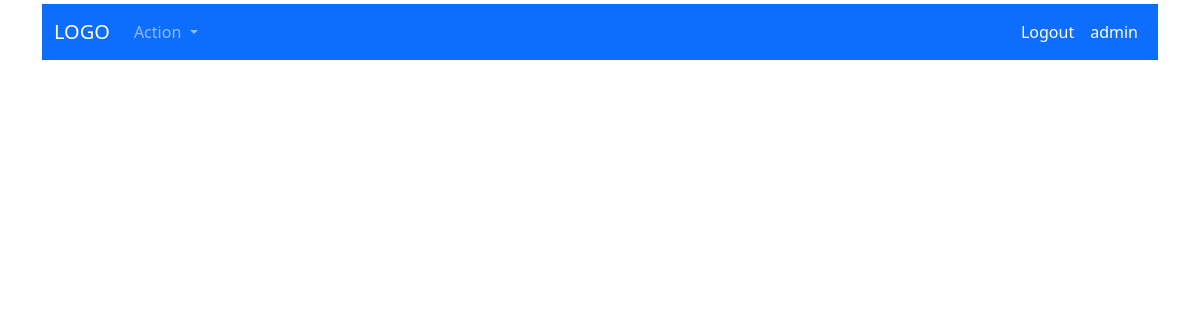
Page /payments/ (signed in) on the earlier database version.
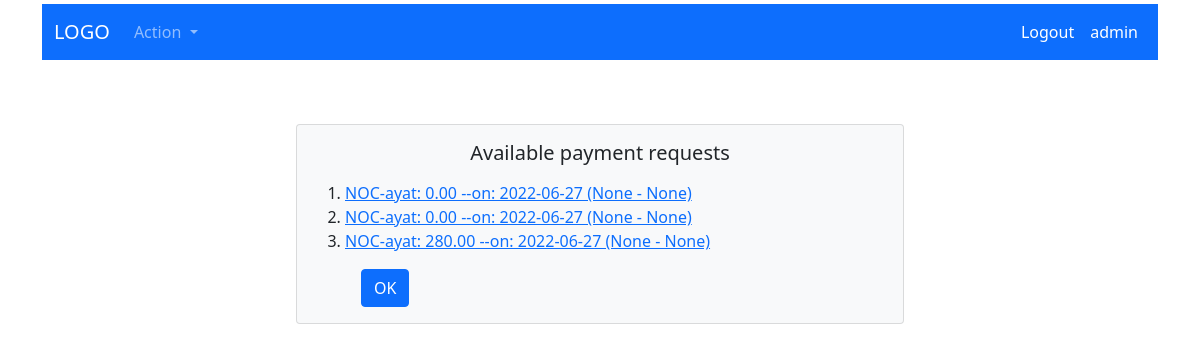
Same page on the later database version.
### offer/models.py (models this page shows, shortened)
class Audited(models.Model):
    user = models.ForeignKey(User, on_delete=models.DO_NOTHING)
    gasstation = models.ForeignKey(Gasstation, on_delete=models.DO_NOTHING)
    compensated_benzen = models.IntegerField()
    money_for_benzene = models.DecimalField(max_digits=12, decimal_places=2)
    compensated_petrol = models.IntegerField(default=0)
    money_for_petrol = models.DecimalField(max_digits=12, decimal_places=2)
    total_compensated_fuel = models.IntegerField(default=0)
    total_money_compansated = models.DecimalField(default=0, max_digits=12, decimal_places=2)
    date = models.DateField(default=timezone.now)
    audit_date_from = models.DateField(null=True, blank=True)
    audit_date_to = models.DateField(null=True, blank=True)
    compansating_agent = models.ForeignKey(User,null=True, blank=True, on_delete=models.DO_NOTHING, related_name='auditor') #Auditor
    compensated_date = models.DateField( null=True, blank=True)
    money_reciever = models.TextField(null=True, blank=True, max_length=250)
    def __str__(self):
        return self.gasstation.name + ": " + str(self.total_money_compansated) + " --on: " + str(self.date) + "     ("+str(self.audit_date_from) + " - " + str(self.audit_date_to) +")"

class Gasstation(models.Model):
    name = models.CharField(max_length=120)
    location = models.CharField(max_length=120)
    identifier = models.CharField(max_length=120)

### offer/views.py (the view)
# urls.py: path('payments/', paymentRequests, name='payments'),
def paymentRequests(request):
    result = Audited.objects.filter(compansating_agent__isnull = True)
    return render(request, 'payments.html', {'result':result})

### offer/templates/payments.html (shortened to what this page needs)
{% extends 'base.html' %}
    {% block content %}
        <br>
    {% if result %}
        <br>
        <div class="card mt-5 bg-light " style="width: 38rem;">
        <div class="card-body">
        <h5 class="card-title text-center">Available payment requests</h5>
        <p class="card-text">
            <Ol>
                {% for payment in result %}
                    <li><a href="{% url 'paymentDetail' payment.id %}">{{ payment }}</a></li>
                {% endfor %}
            </Ol>
        </p>
        <a href="{% url 'search' %}" class="btn btn-primary mx-5">OK</a>
        </div>
        </div>
    {% endif %}
    {% endblock %}

Differences in the rows shown:
added Audited: gasstation+total_money_compansated+date "NOC-ayat: 0.00 --on: 2022-06-27 (None - None)"
added Audited: gasstation+total_money_compansated+date "NOC-ayat: 0.00 --on: 2022-06-27 (None - None)"
added Audited: gasstation+total_money_compansated+date "NOC-ayat: 280.00 --on: 2022-06-27 (None - None)"
Other differences:
text now shown: "Available payment requests OK"
